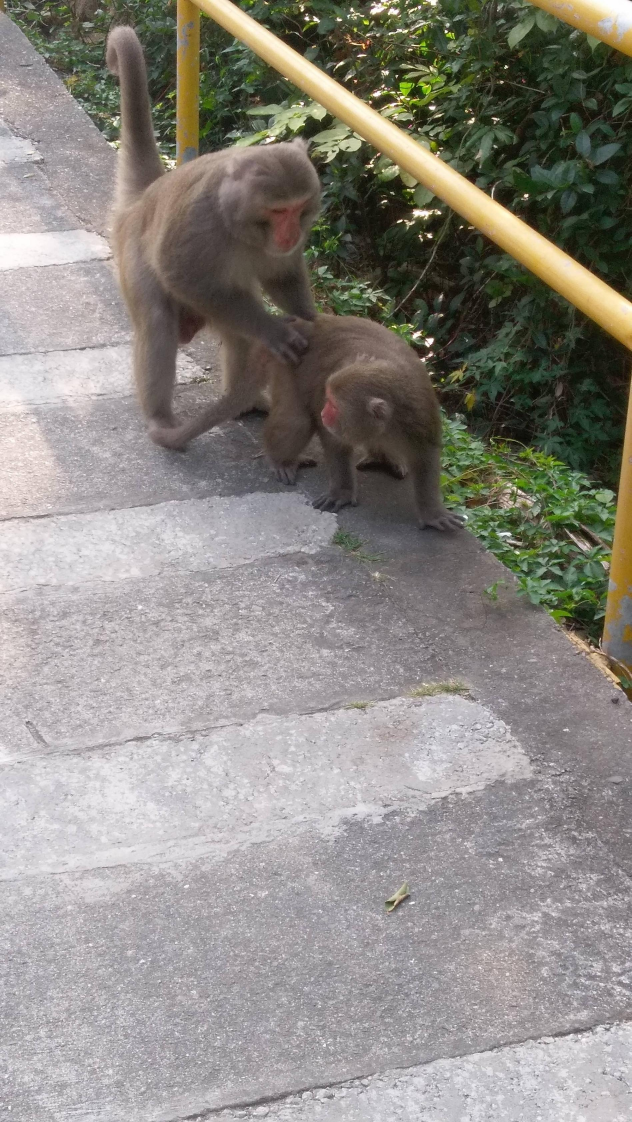
//> input picture Code/Yolo_GPU/Monkey.jpg, 1894 x 3366 px, given in place of v1, which was not available (shown at 1/3 size)
$ ./Source   (built with g++ and OpenCV 4)
//> lines starting //> are read from the running program, lines starting //| are printed output that depends on the picture; pictures that were not available may be replaced by others from this repository, and a replacement may not be noted

#include <windows.h>
#include <iostream>
#include <sstream>
#include <stdlib.h>
#include <stdio.h>
#include <cmath>
#include <time.h>
#include <opencv2/imgcodecs.hpp>
#include <opencv2/imgproc.hpp>
#include <opencv2/videoio.hpp>
#include <opencv2/highgui.hpp>
#include <opencv2/video.hpp>
#include <opencv2/imgproc\types_c.h>
#include <opencv2/core.hpp>
#include <opencv2/video/background_segm.hpp>
#include <opencv2/objdetect.hpp>
#include <opencv2/dnn.hpp>
using namespace cv;
using namespace std;
clock_t tStart = clock();
Mat preporcess(Mat input);
//void OriginPlay(void* p);

int main()
{
    stringstream ss;
    string folderName1 = "PositionA";
    string folderName2 = "PositionB";
    string folderName3 = "PositionC";
    string folderCreateCommand1 = "mkdir " + folderName1;
    string folderCreateCommand2 = "mkdir " + folderName2;
    string folderCreateCommand3 = "mkdir " + folderName3;
    system(folderCreateCommand1.c_str());
    system(folderCreateCommand2.c_str());
    system(folderCreateCommand3.c_str());
    int x, y, Area, oldArea, A, B, C, xc;
    oldArea = 0;
    char Position;
    Position = 'A';
    char file_name[100];
    int no_of_target = 0;
    int Change_bkg = 0;
    int i = 0;

    A = 0;
    B = 0;
    C = 0;
    Mat frame, fgMask, gray, diff, image, blurbkg, blur, dilatef, thr, target, output, er, origin;
    //VideoCapture capture("monkey(origin).mp4");
    VideoCapture capture("rtsp://192.168.1.4/v1");
    // [4 lines of commented-out code are left out]
    capture.read(frame);
//> frame is the input picture: 3366 rows x 1894 cols, CV_8UC3; mean B, G, R 132, 137.8, 141.5
    blurbkg = frame.clone();
    resize(blurbkg, blurbkg, Size(480, 270));
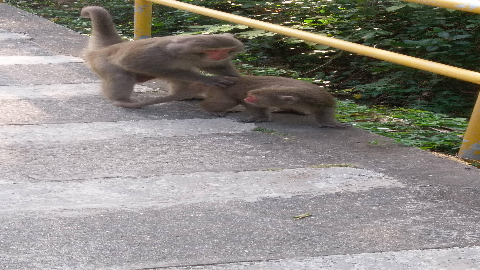
//> blurbkg: 270 rows x 480 cols, CV_8UC3; mean B, G, R 131.8, 137.7, 141.3
    blurbkg = preporcess(blurbkg);
//> in preporcess, `cvtColor(input, input, CV_BGR2GRAY);`:
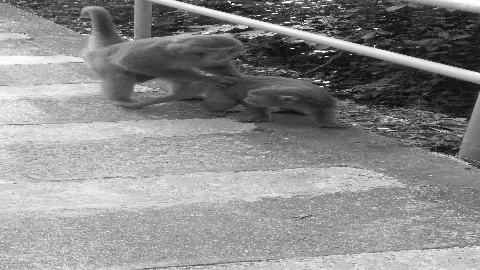
//> input: 270 rows x 480 cols, CV_8UC1; min 4, max 254, mean 138.1
//> in preporcess, `GaussianBlur(input, output, Size(7, 7), 0);`:
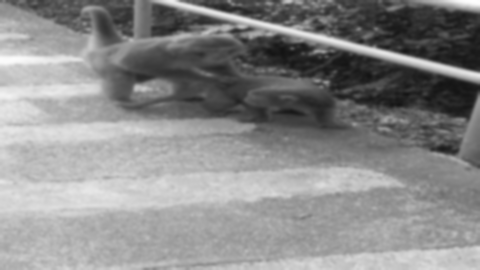
//> output: 270 rows x 480 cols, CV_8UC1; min 19, max 254, mean 138.1
    while (true) {
        // Origincapture.read(origin);
        capture.read(frame);
        origin = frame.clone();
        if (i == 30)
        {
            blurbkg = frame.clone();
            resize(blurbkg, blurbkg, Size(480, 270));
            blurbkg = preporcess(blurbkg);
            i = 0;
        }
        if (frame.empty())
            break;
        resize(frame, frame, Size(480, 270));
        output = frame.clone();
        // grey scale
        blur = preporcess(frame);
        //absdiff
        absdiff(blur, blurbkg, diff);
//> diff: 270 rows x 480 cols, CV_8UC1; every value is 0
        threshold(diff, thr, 40, 255, THRESH_BINARY);
        erode(thr, er, getStructuringElement(MORPH_RECT, Size(5, 5)), Point(-1, -1), 2);
        dilate(er, dilatef, getStructuringElement(MORPH_RECT, Size(25, 25)), Point(-1, -1), 2);

        Mat canny_output;
        Canny(dilatef, canny_output, 30, 60);
        vector<vector<Point> > contours;
        findContours(canny_output, contours, RETR_TREE, CHAIN_APPROX_SIMPLE);
//> contours = 0 contours
        vector<vector<Point> > contours_poly(contours.size());
//> contours_poly = 0 contours
        vector<Rect> boundRect(contours.size());
        vector<Point2f>centers(contours.size());
        vector<float>radius(contours.size());
        for (size_t i = 0; i < contours.size(); i++)
        {
            approxPolyDP(contours[i], contours_poly[i], 3, true);
            boundRect[i] = boundingRect(contours_poly[i]);
        }
//> this loop made 0 passes
        Mat drawing = Mat::zeros(canny_output.size(), CV_8UC3);
        for (size_t i = 0; i < contours.size(); i++)
        {
            Scalar color = Scalar(256, 256, 256);
            x = boundRect[i].br().x - boundRect[i].tl().x;//width
            y = boundRect[i].tl().y - boundRect[i].br().y;//length
            xc = boundRect[i].tl().x + x / 2;
            Area = abs(x * y);
            printf("x=%d  Position %c [%d]\n", xc, Position, Area);
            if ((Area >= 150 * 150) && (abs(oldArea - Area) >= 600))
           // if ((Area >= 100 * 100) && (abs(oldArea - Area) >= 100))
            {
                if (xc <= 160)
                {
                    ss << folderName1 << "/" << "OBJ" << A << ".jpg";
                    Position = 'A';
                    A++;
                }
                if ((xc > 160) && (xc <= 320))
                {
                    ss << folderName2 << "/" << "OBJ" << B << ".jpg";
                    Position = 'B';
                    B++;
                }
                if ((xc > 320) && (xc <= 480))
                {
                    ss << folderName3 << "/" << "OBJ" << C << ".jpg";
                    Position = 'C';
                    C++;
                }
                rectangle(output, boundRect[i].tl(), boundRect[i].br(), color, 2);
                target = frame(boundRect[i]);
                string fullPath = ss.str();
                ss.str("");
                imwrite(fullPath, target);
                no_of_target++;
                oldArea = Area;
            }
        }
//> after the loop, Position = 'A'; A = 0; B = 0; C = 0; no_of_target = 0; oldArea = 0
        imshow("Frame", frame);
        imshow("Origin", origin);
        imshow("Diff", thr);
        //imshow("Blur", blur);
        imshow("Output", output);
        imshow("erode", er);
        imshow("Dilate", dilatef);
        waitKey(1);
        i++;
    }
    printf("Time taken: %.2fs\n", (double)(clock() - tStart) / CLOCKS_PER_SEC);
}
Mat preporcess(Mat input)
{
    Mat output;
    cvtColor(input, input, CV_BGR2GRAY);
    GaussianBlur(input, output, Size(7, 7), 0);
    return output;
}

// [12 lines of commented-out code are left out]
